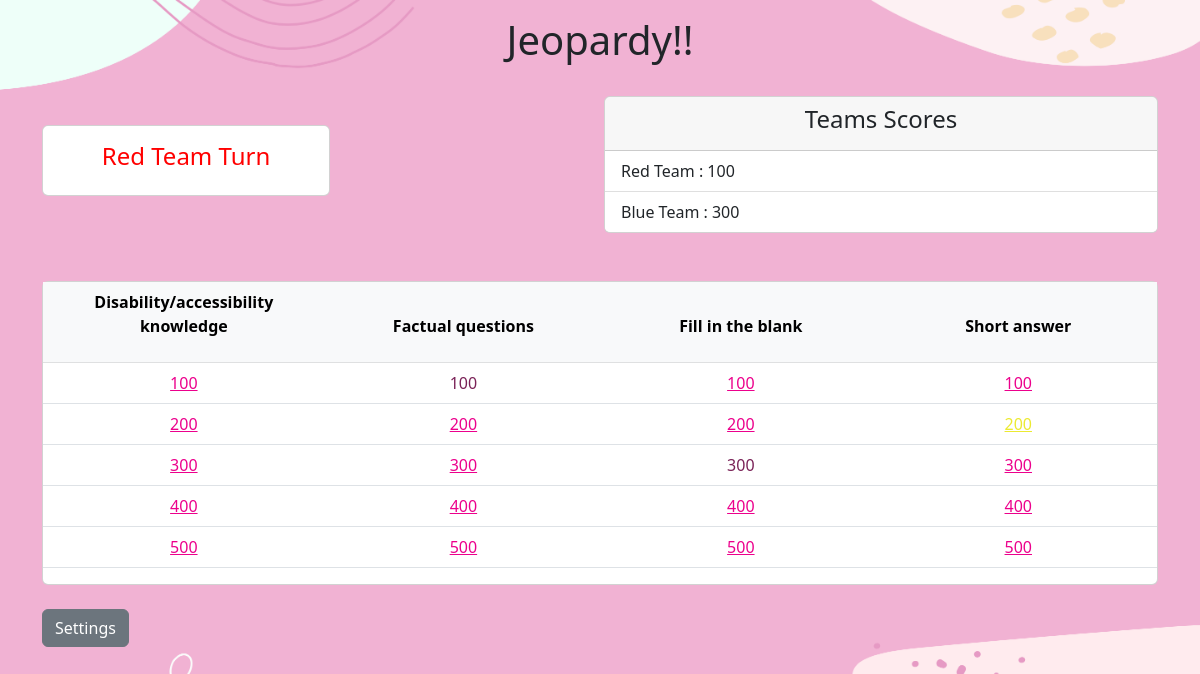
/board/1, run on the app's committed database.
### jeopardy/models.py (models this page shows, shortened)
class Team(models.Model):
    teamName = models.CharField(max_length=50)
    correct = models.ManyToManyField(Question,blank=True, related_name="correct")
    incorrect = models.ManyToManyField(Question,blank=True, related_name="incorect")
    def __str__(self):
        return self.teamName
    color = ColorField(default='#FF0000')

class Topic(models.Model):
    name = models.CharField(max_length=50)
    def __str__(self):
        return self.name

class Question(models.Model):
    topic = models.ForeignKey(Topic, on_delete=models.CASCADE)
    points = models.ForeignKey(Point, on_delete=models.CASCADE)
    question = models.TextField(max_length=255)
    color = ColorField(default='#EC008C')
    answer = models.TextField(max_length=255)

class Point(models.Model):
    points = models.IntegerField()
    def __str__(self):
        return str(self.points)

### jeopardy/views.py (the view)
# urls.py: path("board/<int:team_id>", board, name= "board"),
def board(request,team_id):
    questions = Question.objects.all()
    topics = Topic.objects.all()
    points = Point.objects.all()
    activeTeam = Team.objects.get(id = team_id)
    teams = Team.objects.all()
    questions_parced = []
    for point in points:
        points_list = []
        for question in questions:
            if question.points == point:
                points_list.append(question)
        questions_parced.append(points_list)
    teams_with_total = []
    for team in teams:
        score = 0
        for qusiton in team.correct.all():
            score += int(qusiton.points.points)
        teams_with_total.append((team,score))
    context = {
        "questions": questions_parced,
        "topics" : topics,
        "activeTeam" : activeTeam,
        "team_id" : team_id,
        "teams" : teams_with_total,
        }
    return render(request, 'jeopardy/jeopardy.html', context)

### jeopardy/templates/jeopardy/jeopardy.html
{% extends 'jeopardy/base.html' %}
{% block content %}
<h1 class = "text-center mt-3">Jeopardy!!</h1>
<div class="row justify-content-center align-items-center g-2">
  <div class="col">
    <div class="card mt-3" style = "width: 18rem;">
      <div class="card-body">
        <h4 class="card-title text-center" style = "color: {{activeTeam.color}};">{{activeTeam}} Turn </h4>
      </div>
    </div>
  </div>
  <div class="col">
    <div class="card mt-4">
      <div class="card-header">
        <h4 class="card-title text-center">Teams Scores</h4>
      </div>
      <ul class="list-group list-group-flush">
        {% for team in teams %}
        <li class="list-group-item">{{team.0}} : {{team.1}}</li>
        {% endfor %}
      </ul>
    </div>
  </div>
</div>
<div class="card mt-5">
  <div class="table-responsive">
    <table class="table">
      <thead class="table-light">
        <tr>
          {% for topic in topics %}
          <th scope="col" style="width: 12rem;"><p class = "text-center">{{topic}}<p></th>
          {% endfor %}
        </tr>
      </thead>
      <tbody>
        {% for points in questions %}
        <tr class="">
          {% for question in points %}
          <td class = "text-center">
            {% if question.incorect.all.count != 0 or question.correct.all.count != 0 %}
            <p class="mb-0 pink_disabled">{{question.points}}</p>
            {% else %}
            <a href="/question/{{question.id}}/{{team_id}}" style = "color: {{question.color}}">{{question.points}}</a><br>
            {% endif %}
          </td>
          {% endfor %}
        </tr>
        {% endfor %}
      </tbody>
    </table>
  </div>
</div>
<a class="btn btn-secondary mt-4" href="/admin">Settings</a>
{% endblock content %}

### jeopardy/static/jeopardy/style.css (style rules this page uses)
.body { background: url("Top.png") top no-repeat, url("Bottom.png") bottom no-repeat; background-size: 100%, 100%; background-color: #F1B2D3; }
.pink_disabled { color: #7a2257 }

### data on the page
Team: teamName "Red Team", team "100"
Team: teamName "Blue Team", team "300"
Topic: name "Disability/accessibility knowledge"
Topic: name "Factual questions"
Topic: name "Fill in the blank"
Topic: name "Short answer"
Question: points "100"
Question: points "100"
Question: points "100"
Question: points "100"
Question: points "200"
Question: points "200"
Question: points "200"
Question: points "200"
Question: points "300"
Question: points "300"
Question: points "300"
Question: points "300"
Question: points "400"
Question: points "400"
Question: points "400"
Question: points "400"
Question: points "500"
Question: points "500"
Question: points "500"
Question: points "500"
